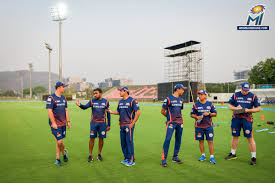
#> input picture images/im2.jpg, 275 x 183 px
$ python changed2.py
#> lines starting #> are read from the running program, lines starting #| are printed output that depends on the picture; after the words box and inside, x2 and y2 are one past the last pixel; in counts of white or black regions, pixels touching at a corner belong together
import cv2
import numpy as np
from matplotlib import pyplot as plt
import imutils

frame = cv2.imread("images/im2.jpg")
#> frame is the input picture: shape (183, 275, 3); mean B, G, R 133.9, 163.9, 156.5
print('original',frame.shape)
#| original (183, 275, 3)
cv2.imshow('original',frame)


yellowLower = (14, 76, 6)
yellowUpper = (34, 255, 255)

blueLower = (109 , 50 , 6)
blueUpper = (130 , 255, 255)


print('frame',frame.shape)
#| frame (183, 275, 3)

# resize the frame, blur it, and convert it to the HSV color space
frame = imutils.resize(frame, width=600)
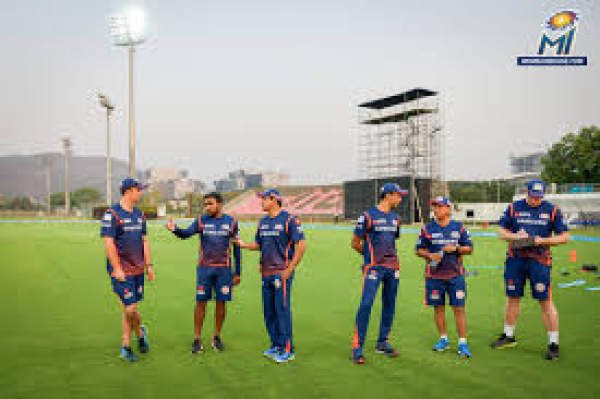
#> frame: shape (399, 600, 3); mean B, G, R 133.8, 163.9, 156.4
print('frame_resize',frame.shape)
#| frame_resize (399, 600, 3)

blurred = cv2.GaussianBlur(frame, (11, 11), 0)
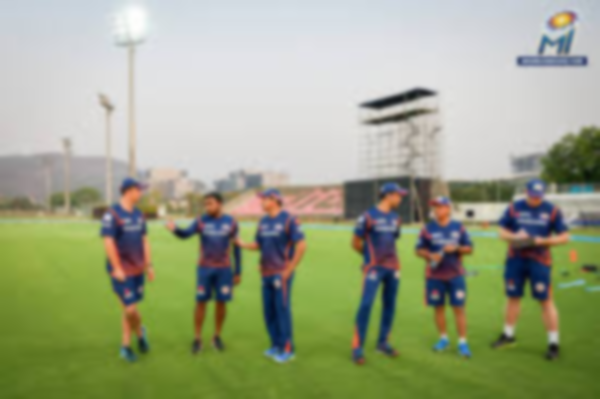
#> blurred: shape (399, 600, 3); mean B, G, R 133.8, 163.9, 156.4
print('blurred',blurred.shape)
#| blurred (399, 600, 3)

hsv = cv2.cvtColor(blurred, cv2.COLOR_BGR2HSV)
#> hsv: shape (399, 600, 3); mean H, S, V 55.2, 78.1, 171
print('hsv',hsv.shape)
#| hsv (399, 600, 3)
print()

# create a mask containing 0 and 255 values only
# mask = cv2.inRange(hsv, yellowLower, yellowUpper)
mask = cv2.inRange(hsv, blueLower, blueUpper)
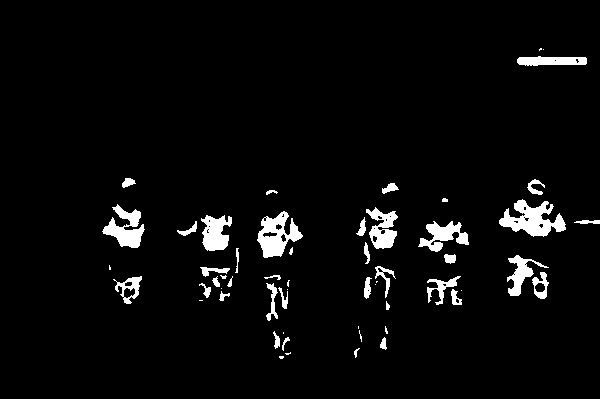
#> mask: shape (399, 600); 4.1% white; 56 white regions (17 under 20 px), largest, box (x1, y1, x2, y2) and area: (499, 199, 566, 237) 1302, (257, 211, 303, 258) 1099, (102, 204, 145, 248) 921

mask = cv2.erode(mask, None, iterations=2)
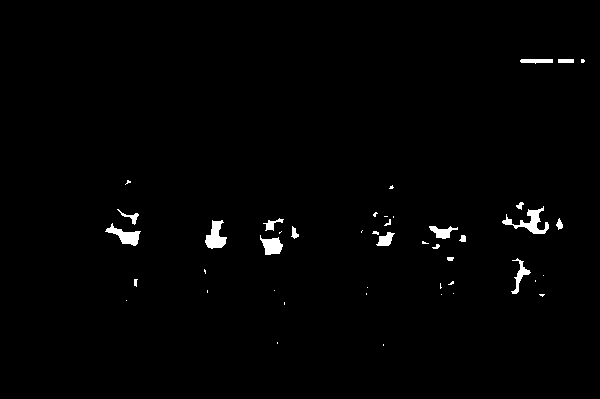
#> mask: shape (399, 600); 1.2% white; 45 white regions (26 under 20 px), largest, box (x1, y1, x2, y2) and area: (502, 206, 549, 234) 433, (205, 220, 227, 249) 370, (105, 223, 141, 246) 334
mask = cv2.dilate(mask, None, iterations=2)
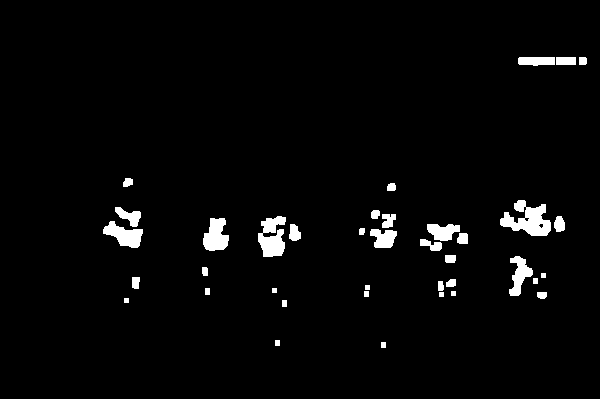
#> mask: shape (399, 600); 2.8% white; 38 white regions, largest, box (x1, y1, x2, y2) and area: (500, 200, 551, 236) 1016, (258, 216, 286, 257) 791, (203, 218, 229, 251) 614
cv2.imshow('mask',imutils.resize(mask,width=250))
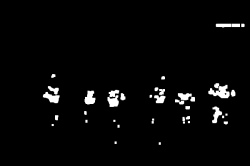
#> window 'mask': shape (166, 250); min 0, max 255, mean 7.2


# [16 lines of commented-out code are left out]

cv2.waitKey(0)
cv2.destroyAllWindows()

$ run again, with images/im1.jpg copied over images/im2.jpg
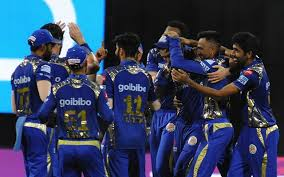
#> input picture images/im1.jpg, 284 x 177 px
#> frame is the input picture: shape (177, 284, 3); mean B, G, R 90.3, 61.9, 48.9
#| original (177, 284, 3)
#| frame (177, 284, 3)
#> frame: shape (373, 600, 3)
#| frame_resize (373, 600, 3)
#| blurred (373, 600, 3)
#> hsv: shape (373, 600, 3); mean H, S, V 87.3, 115, 94.6
#| hsv (373, 600, 3)
#> `mask = cv2.inRange(hsv, blueLower, blueUpper)`:
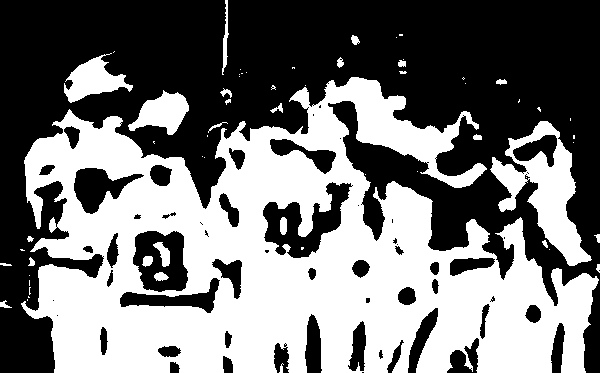
#> mask: shape (373, 600); 46% white; 61 white regions (35 under 20 px), largest, box (x1, y1, x2, y2) and area: (21, 77, 599, 373) 92811, (490, 121, 592, 266) 5527, (64, 53, 133, 103) 1611
#> `cv2.imshow('mask',imutils.resize(mask,width=250))`:
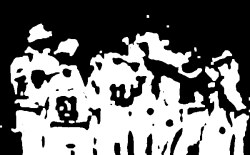
#> window 'mask': shape (155, 250); min 0, max 255, mean 114.7

$ run again, with images/im3.jpg copied over images/im2.jpg
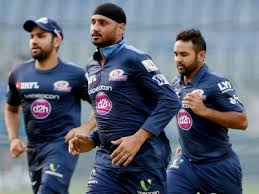
#> input picture images/im3.jpg, 259 x 194 px
#> frame is the input picture: shape (194, 259, 3); mean B, G, R 116.4, 100.7, 94
#| original (194, 259, 3)
#| frame (194, 259, 3)
#> frame: shape (449, 600, 3)
#| frame_resize (449, 600, 3)
#| blurred (449, 600, 3)
#> hsv: shape (449, 600, 3); mean H, S, V 96.1, 102.7, 123.9
#| hsv (449, 600, 3)
#> `mask = cv2.inRange(hsv, blueLower, blueUpper)`:
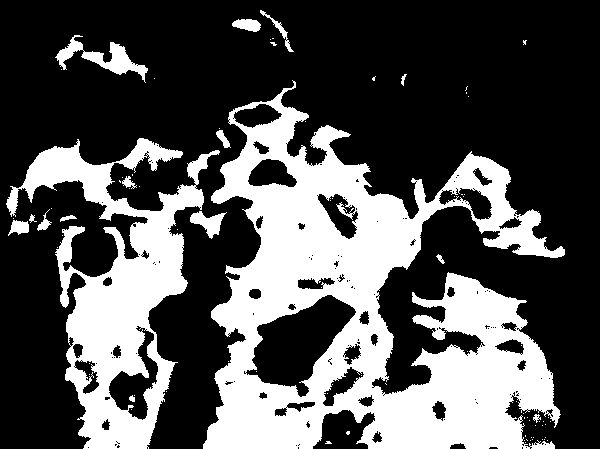
#> mask: shape (449, 600); 32.6% white; 84 white regions (68 under 20 px), largest, box (x1, y1, x2, y2) and area: (203, 80, 565, 449) 61824, (6, 138, 220, 449) 22823, (55, 35, 148, 83) 1280
#> `cv2.imshow('mask',imutils.resize(mask,width=250))`:
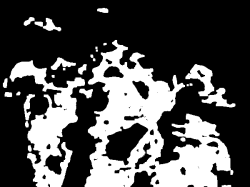
#> window 'mask': shape (187, 250); min 0, max 255, mean 79.6

$ run again, with images/im4.jpg copied over images/im2.jpg
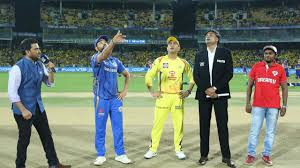
#> input picture images/im4.jpg, 300 x 168 px
#> frame is the input picture: shape (168, 300, 3); mean B, G, R 107.1, 121.3, 112.5
#| original (168, 300, 3)
#| frame (168, 300, 3)
#> frame: shape (336, 600, 3)
#| frame_resize (336, 600, 3)
#| blurred (336, 600, 3)
#> hsv: shape (336, 600, 3); mean H, S, V 66.7, 77.7, 132.9
#| hsv (336, 600, 3)
#> `mask = cv2.inRange(hsv, blueLower, blueUpper)`:
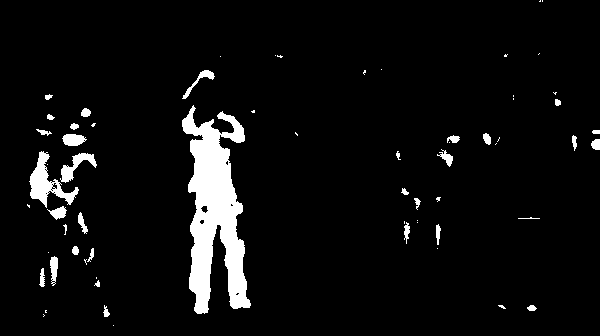
#> mask: shape (336, 600); 5.5% white; 65 white regions (32 under 20 px), largest, box (x1, y1, x2, y2) and area: (182, 105, 251, 314) 7570, (29, 151, 79, 208) 994, (60, 153, 97, 183) 401
#> `cv2.imshow('mask',imutils.resize(mask,width=250))`:
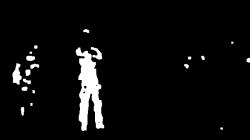
#> window 'mask': shape (140, 250); min 0, max 255, mean 12.3
